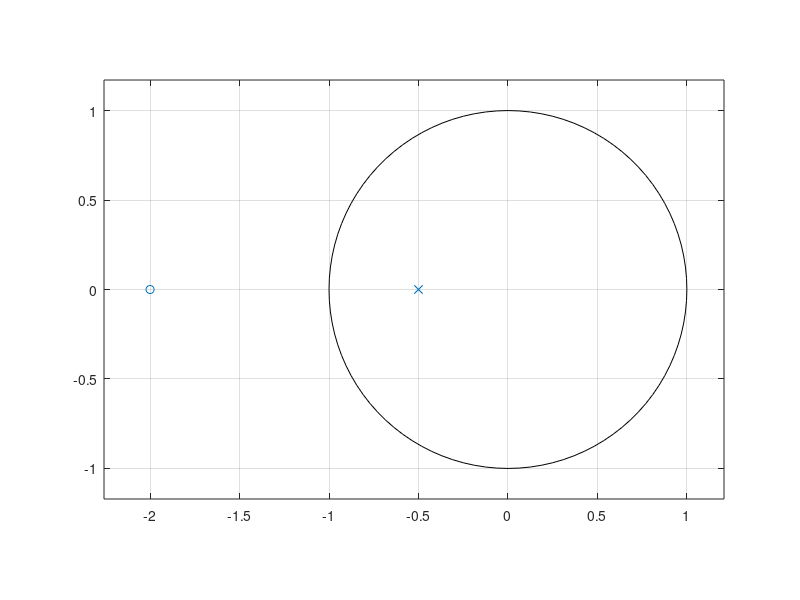
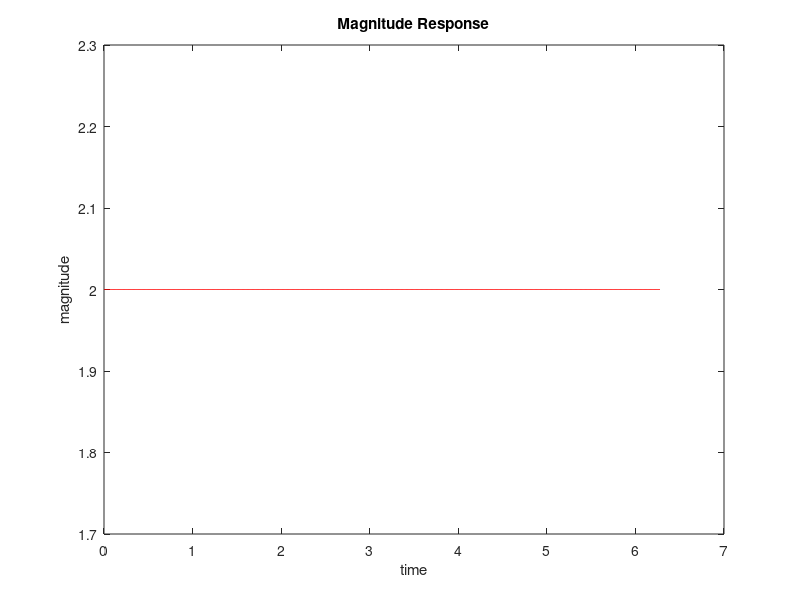
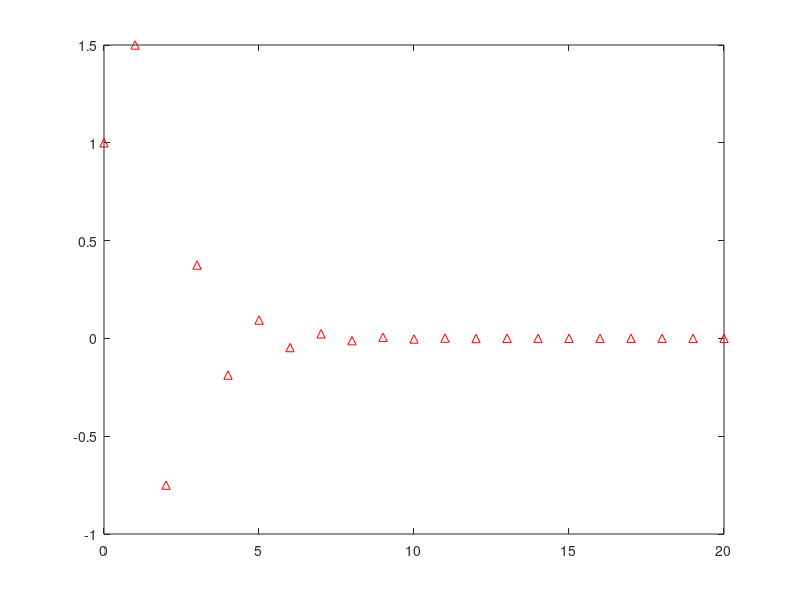

The MATLAB source for these figures, in order:
p = 0.5;
a = [1,p];
b = [1,p^-1];
n = 1001;

figure();
zplane(b,a);

[h,t] = freqz(b,a,n,'whole');

figure();
plot(t, abs(h),"r");
title("Magnitude Response");
xlabel("time");
ylabel("magnitude");

figure();
impz(b,a);